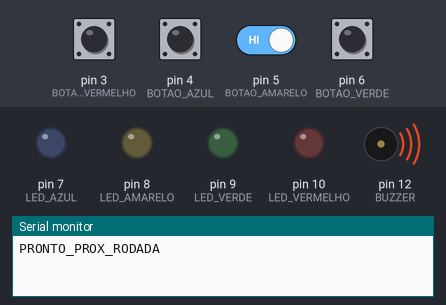
This sketch was run on a simulated Arduino Uno, built with avr-gcc and run on an emulated ATmega328P. Shown: output pins drawn as LEDs (lit = HIGH), buzzer (waves = sounding), the last lines printed to the serial monitor. The test bench sets the inputs (shaded band); at power-on: pin 3 (BOTAO_VERMELHO), pin 4 (BOTAO_AZUL), pin 5 (BOTAO_AMARELO), pin 6 (BOTAO_VERDE) HIGH. Random numbers use the default seed unless the sketch sets one.

Above: at 1.2 s.
1.3 s: pin 3 (BOTAO_VERMELHO) pulled LOW for 1.15 s
At 4.2 s:
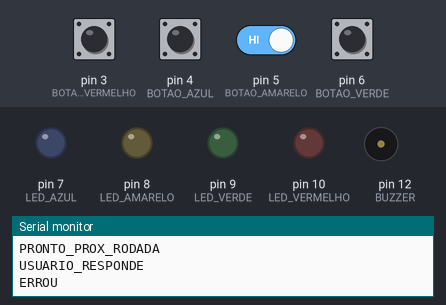
At 5.4 s:
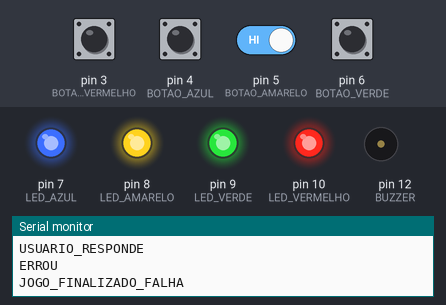
6.4 s: pin 3 (BOTAO_VERMELHO) driven LOW and pin 5 (BOTAO_AMARELO) driven LOW
At 10.5 s:
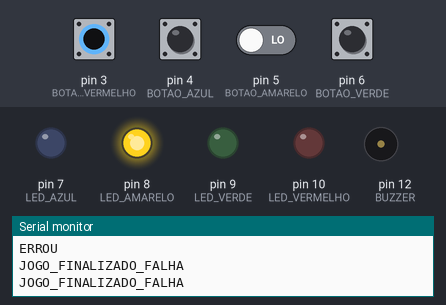
Timing chart, 0 to 16.3 s (numbered marks = the images above; inputs shaded):
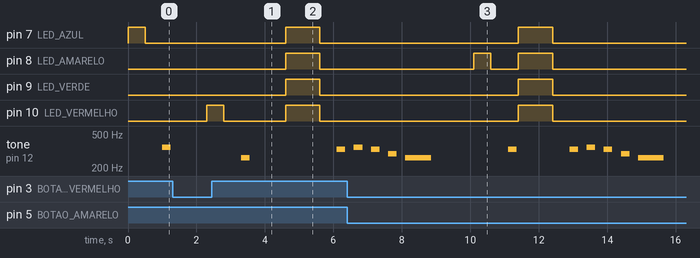

The sketch:

genius.ino
```cpp
#define LED_VERMELHO 10
#define LED_AZUL 7
#define LED_VERDE 9
#define LED_AMARELO 8

#define INDEFINIDO -1

#define BOTAO_VERMELHO 3
#define BOTAO_VERDE 6
#define BOTAO_AMARELO 5
#define BOTAO_AZUL 4
#define BUZZER 12

#define TAMANHO_SEQUENCIA 4

enum Estados{
	PRONTO_PROX_RODADA,
  	USUARIO_RESPONDE,
  	JOGO_FINALIZADO_SUCESSO,
  	JOGO_FINALIZADO_FALHA
};

int rodada = 0;
int ledsRespondidos = 0;
int sequenciaLuzes[TAMANHO_SEQUENCIA];


void setup()
{
  Serial.begin(9600);
  iniciaPortas();
  iniciaJogo();

}


void iniciaPortas(){
  pinMode(BOTAO_VERMELHO, INPUT_PULLUP);
  pinMode(BOTAO_VERDE, INPUT_PULLUP);
  pinMode(BOTAO_AMARELO, INPUT_PULLUP);
  pinMode(BOTAO_AZUL, INPUT_PULLUP);

  pinMode(LED_VERMELHO, OUTPUT);
  pinMode(LED_AZUL, OUTPUT);
  pinMode(LED_VERDE, OUTPUT);
  pinMode(LED_AMARELO, OUTPUT);
  pinMode(BUZZER, OUTPUT);
}
void tocaBuzzerSucesso(){
  tone(BUZZER,  262); // frequência em Hz
  delay(250);
  noTone(BUZZER); // para o som
  delay(250);

    tone(BUZZER,  349); // frequência em Hz
  delay(250);
  noTone(BUZZER); // para o som
  delay(250);

    tone(BUZZER,  392); // frequência em Hz
  delay(250);
  noTone(BUZZER); // para o som
  delay(250);

    tone(BUZZER,  440); // frequência em Hz
  delay(250);
  noTone(BUZZER); // para o som
  delay(250);

    tone(BUZZER,  392); // frequência em Hz
  delay(750);
  noTone(BUZZER); // para o som
  delay(250);

    tone(BUZZER,  330); // frequência em Hz
  delay(500);
  noTone(BUZZER); // para o som
  delay(250);


}

void tocaBuzzerFracasso(){
  tone(BUZZER,  330);
  delay(250);
  noTone(BUZZER);
  delay(250);

    tone(BUZZER,  349);
  delay(250);
  noTone(BUZZER);
  delay(250);

    tone(BUZZER,  330);
  delay(250);
  noTone(BUZZER);
  delay(250);

    tone(BUZZER,  294);
  delay(250);
  noTone(BUZZER);
  delay(250);

    tone(BUZZER,  262);
  delay(750);
  noTone(BUZZER);
  delay(250);
}

void iniciaJogo(){
  int jogo = analogRead(0);
  randomSeed(jogo);

  for(int i = 0;i<TAMANHO_SEQUENCIA;i++){
	sequenciaLuzes[i] = sorteiaCor();
   int led_sorteado = checaRespostaJogador();
    if(led_sorteado == sequenciaLuzes[i]){
    }
  }
}
int sorteiaCor(){
	return random(LED_AZUL, LED_VERMELHO+1);//7 a 10
}

int estadoAtual(){
  if(rodada <= TAMANHO_SEQUENCIA){
    if(ledsRespondidos == rodada){
       return PRONTO_PROX_RODADA;

    } else{
      return USUARIO_RESPONDE;
    }
  } else if(rodada == TAMANHO_SEQUENCIA + 1) {
	return JOGO_FINALIZADO_SUCESSO;
  } else{
      return JOGO_FINALIZADO_FALHA ;
    }
}

void preparaNovaRodada(){
  rodada++;
  ledsRespondidos = 0;
  if(rodada <= TAMANHO_SEQUENCIA){
	tocaLedRodada();
  }


}

void processaRespostaUsuario(){
  int resposta = checaRespostaJogador();
  if(resposta == INDEFINIDO){
    return;
  }

  if(resposta == sequenciaLuzes[ledsRespondidos]){
    ledsRespondidos++;
  } else {
    Serial.println("ERROU");
    rodada = TAMANHO_SEQUENCIA + 2;
  }

}

void processaFalhaUsuario(){
  if(checaRespostaJogador() != sequenciaLuzes[ledsRespondidos]){
    piscaTudo();
    return;
  }
}

void processaSucessoJogador(){
	piscaLed(LED_VERMELHO);
  	piscaLed(LED_VERDE);
  	piscaLed(LED_AMARELO);
  	piscaLed(LED_AZUL);
    delay(500);
}

void loop(){
  switch (estadoAtual()){
    case PRONTO_PROX_RODADA:
	Serial.println("PRONTO_PROX_RODADA");
    preparaNovaRodada();
    break;

    case USUARIO_RESPONDE:
	Serial.println("USUARIO_RESPONDE");
    processaRespostaUsuario();
    break;

    case JOGO_FINALIZADO_SUCESSO:
   	Serial.println("JOGO_FINALIZADO_SUCESSO");
    processaSucessoJogador();
    tocaBuzzerSucesso();
	break;

    case JOGO_FINALIZADO_FALHA:
    Serial.println("JOGO_FINALIZADO_FALHA");
    processaFalhaUsuario();
    tocaBuzzerFracasso();
	break;
  }
  delay(1000);

}

void tocaLedRodada(){
  for(int i = 0;i<rodada;i++){
    piscaLed(sequenciaLuzes[i]);
}
}

int checaRespostaJogador(){
   if(digitalRead(BOTAO_VERDE) == LOW){
    return piscaLed(LED_VERDE);
  }
   if(digitalRead(BOTAO_AMARELO) == LOW){
    return piscaLed(LED_AMARELO);
  }
   if(digitalRead(BOTAO_VERMELHO) == LOW){
    return piscaLed(LED_VERMELHO);
  }
   if(digitalRead(BOTAO_AZUL) == LOW){
    return piscaLed(LED_AZUL);
  }
  return INDEFINIDO;
}

/*
  NOTAS:
  DÓ (C4) → 262 Hz
RÉ (D4) → 294 Hz
MI (E4) → 330 Hz
FÁ (F4) → 349 Hz
SOL (G4) → 392 Hz
LÁ (A4) → 440 Hz
SI (B4) → 494 Hz
  */
void tocaSom(int frequencia){
   tone(BUZZER,  frequencia);
  delay(250);
  noTone(BUZZER);
  delay(50);
}

int piscaLed(int portaLed){
  digitalWrite(portaLed, HIGH);
  delay(500);
  digitalWrite(portaLed, LOW);
  delay(500);
  if(portaLed == LED_VERMELHO){
    tocaSom(262);//DÓ

  }else if(portaLed == LED_VERDE){
    tocaSom(294);//RÉ

  } else if(portaLed == LED_AMARELO){
    tocaSom(330);//MI

  } else if(portaLed == LED_AZUL){
    tocaSom(349);//FÁ
  }
  return portaLed;
}

void piscaTudo(){
  digitalWrite(LED_VERMELHO, HIGH);
  digitalWrite(LED_AZUL, HIGH);
  digitalWrite(LED_VERDE, HIGH);
  digitalWrite(LED_AMARELO, HIGH);

  delay(1000);
  digitalWrite(LED_VERMELHO, LOW);
  digitalWrite(LED_AZUL, LOW);
  digitalWrite(LED_VERDE, LOW);
  digitalWrite(LED_AMARELO, LOW);

  delay(500);

}
```

Measured:
- after the input at 1.3 s, pin 7 (LED_AZUL), pin 8 (LED_AMARELO), pin 9 (LED_VERDE): LOW → HIGH after 3.3 s, → LOW 1.0 s later; pin 10 (LED_VERMELHO): LOW → HIGH after 1.0 s, → LOW 0.50 s later, → HIGH 1.8 s later, → LOW 1.0 s later; tone on pin 12 (BUZZER): silent → 262 Hz after 2.0 s, → silent 0.25 s later, → 330 Hz 2.6 s later, → silent 0.25 s later
